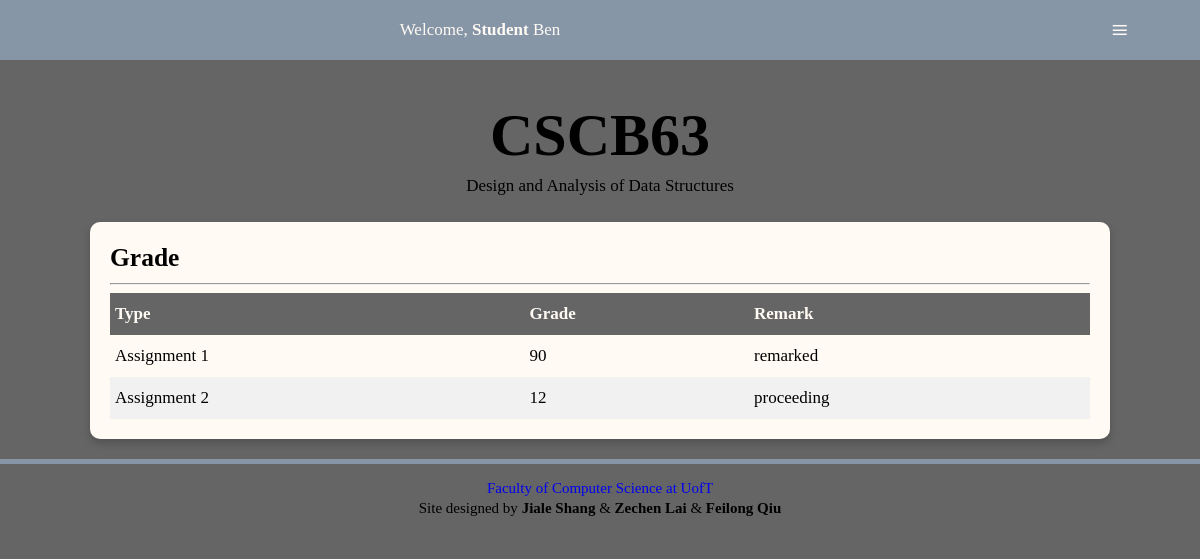
The page /grade (signed in) on the database its author committed.
### tables this page shows
CREATE TABLE "Grades" (
	"username"	NVARCHAR(50) NOT NULL,
	"ename"	NVARCHAR(255) NOT NULL,
	"grade"	INTEGER NOT NULL,
	"remark"	INTEGER,
	"request"	NVARCHAR(255),
	FOREIGN KEY("ename") REFERENCES "Events"("ename"),
	FOREIGN KEY("username") REFERENCES "Users"("username"),
	PRIMARY KEY("username","ename")
);

### app.py (the view)
@app.route("/grade",methods=['GET','POST'])
def grade():
    if not 'user' in session:
        return redirect(url_for('home'))
    db=get_db()
    db.row_factory = make_dicts
    if session['user']['type']:
        students=get_student_table()
        events=get_event_table()
        grades = get_grade_table()
        return render_template('grade_i.html',event=events,user=session['user'],grade=grades,student=students)
    else:
        grades = get_grade_table()
        return render_template('grade_s.html',user=session['user'],grade=grades)

### app.py (called while the page is built)
def get_db():
    db=getattr(g,'_database',None)
    if db is None:
        db=g._database=sqlite3.connect(DATABASE)
    return db

def make_dicts(cursor, row):
    return dict((cursor.description[idx][0],value)
                for idx,value in enumerate(row))

def query_db(query, args=(),one=False):
    cur = get_db().execute(query,args)
    rv = cur.fetchall()
    cur.close()
    return (rv[0] if rv else None) if one else rv

def get_grade_table():
    db=get_db()
    db.row_factory = make_dicts
    grades=[]
    if session['user']['type']:
        query = "select distinct username, grade, remark, ename,request from Grades natural join Takes where cid in (select cid from Takes where username='%s')" % (session['user']['username'])
    else:
        query = "select * from Grades where username='%s'" % (session['user']['username'])
    for grade in query_db(query):
        grades.append(grade)
    db.close()
    return grades

@app.teardown_appcontext
def close_connection(exception):
    db = getattr(g, '_database', None)
    if db is not None:
        db.close()

### templates/grade_s.html (shortened to what this page needs)
<!DOCTYPE html>
<html lang="en">
<head>
<link href="../static/style.css" rel="stylesheet">
</head>
<body>
  <nav>
    <div id="menu-title">Welcome, <strong>Student</strong> {{ user['name'][0] }}</div>
    <label for="drop" class="button">≡</label>
  </nav>
  <div class="content">
    <div class="title">
      <h1>CSCB63</h1>
      <p>Design and Analysis of Data Structures</p>
    </div>
    <section>
      <h2>Grade</h2><hr>
      <div class="table">
        <div class="heading">
          <div class="cell">Type</div>
          <div class="cell">Grade</div>
          <div class="cell">Remark</div>
        </div>
          {% for item in grade %}
          <div class="row">
              <div class="cell">{{ item['ename'] }}</div>
              <div class="cell">{{ item['grade'] }}</div>
              <div class="cell">
              {% if item['remark'] == 1 %}
                proceeding
              {% elif item['remark'] == -1 %}
                remarked
              {% else %}
                <form method="post" action="/grade-remark">
                    <input type="text" class="remark-content" value="" placeholder="Put your reason for remark here." name="remark_request">
                    <input type="submit" value ="remark">
                    <input type="hidden" name="remark_event" value="{{ item['ename'] }}">
              {% endif %}
              </div>
          </div>
          {% endfor %}
      </div>
    </section>
  </div>
  <div id="footer">
    <p><a href="http://web.cs.toronto.edu">Faculty of Computer Science at UofT</a></p>
    <p>Site designed by <strong>Jiale Shang</strong> & <strong>Zechen Lai</strong> & <strong>Feilong Qiu</strong></p>
  </div>
</body>
</html>

### static/style.css (style rules this page uses)
body { background: #656565; font-size:17px; line-height: 32px; margin: 0; padding: 0; word-wrap:break-word !important; }
ul, p,h1,h2,h3 { margin:0; }
.title { text-align:center; margin-top: 100px; }
h1 { font-size:60px; line-height: 70px; }
.content { width: 85%; margin: 0 auto; margin-top: 30px; max-width: 1200px; min-width: 375px; }
a { text-decoration: none; }
section { box-shadow: 0 4px 8px 0 rgba(0,0,0,0.2); transition: 0.3s; margin:20px 0; padding: 20px; background: #fffaf4; border-radius: 10px; overflow: auto; }
.button, [id^=drop], .mobile-split { display: none; }
nav { margin:0; padding: 0; background-color: #8696a7; width: 100%; position: fixed; top:0; overflow: visible; }
#menu-title { display: block; padding: 0 30px; float: left; font-size:20px; line-height: 60px; color:#fffaf4; }
nav:after { content:""; display:table; clear:both; }
.table { display: table; width: 100%; }
.heading { display: table-row; font-weight: bold; background: #656565; color: #fffaf4; }
.row { display: table-row; }
.row:nth-child(odd) { background: #f1f1f1; }
.cell { display: table-cell; padding: 5px; }
#footer { padding:10px; text-align:center; border-top: 5px solid #8696a7; padding-top: 1%; }
#footer p { margin:5px; line-height: 15px; font-size: 15px; }
#footer a { text-decoration: none; transition: 0.4s; }
@media all and (max-width : 1227px) { #menu-title { padding: 0; width: 80%; text-align: center; float: left; font-size: 17px; } }
@media all and (max-width : 1227px) { nav ,nav ul { margin: 0; } }
@media all and (max-width : 1227px) { .button { display: block; background-color: #8696a7; padding:14px 20px; font-size:30px; text-decoration:none; float: right; border:none; width:10%; } }
@media all and (max-width : 1227px) { nav a:hover, nav ul ul a, nav ul ul, .button { color:#fffaf4; text-align: center; } }

### rows shown on the page
Grades: ename "Assignment 1", grade "90", remark "remarked"
Grades: ename "Assignment 2", grade "12", remark "proceeding"

### other values the page prints
{{ user['name'][0] }} "Ben"
